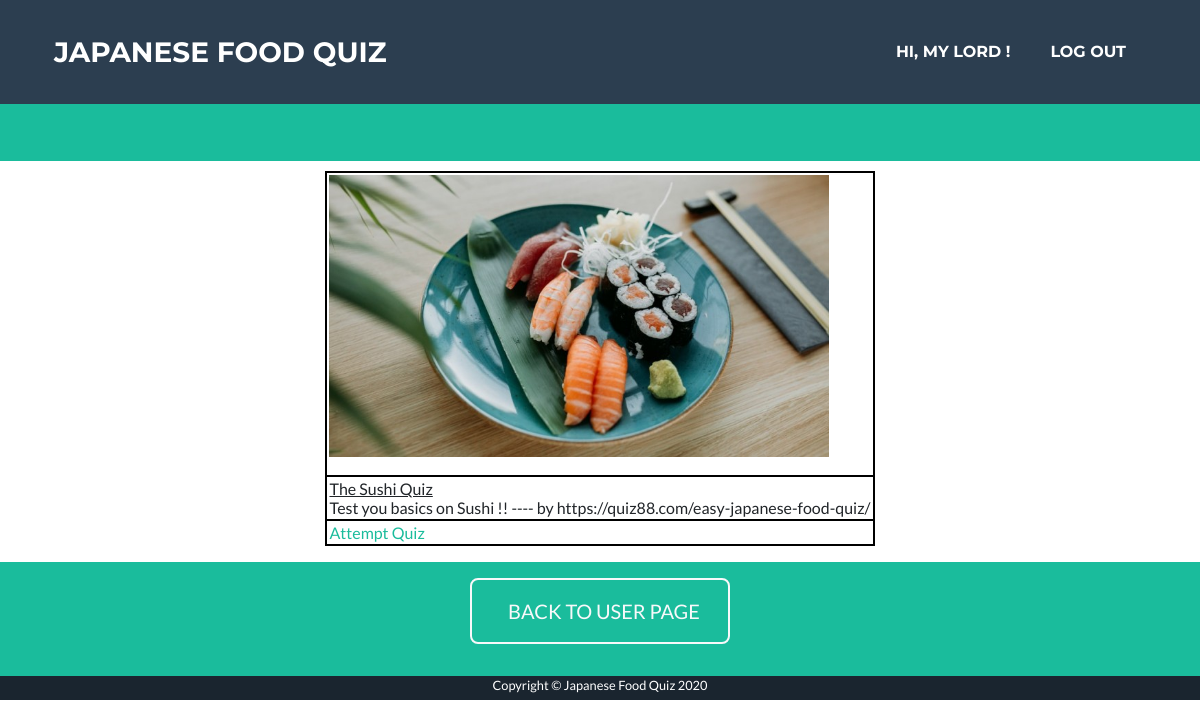
The app's page /qs (signed in), older data.
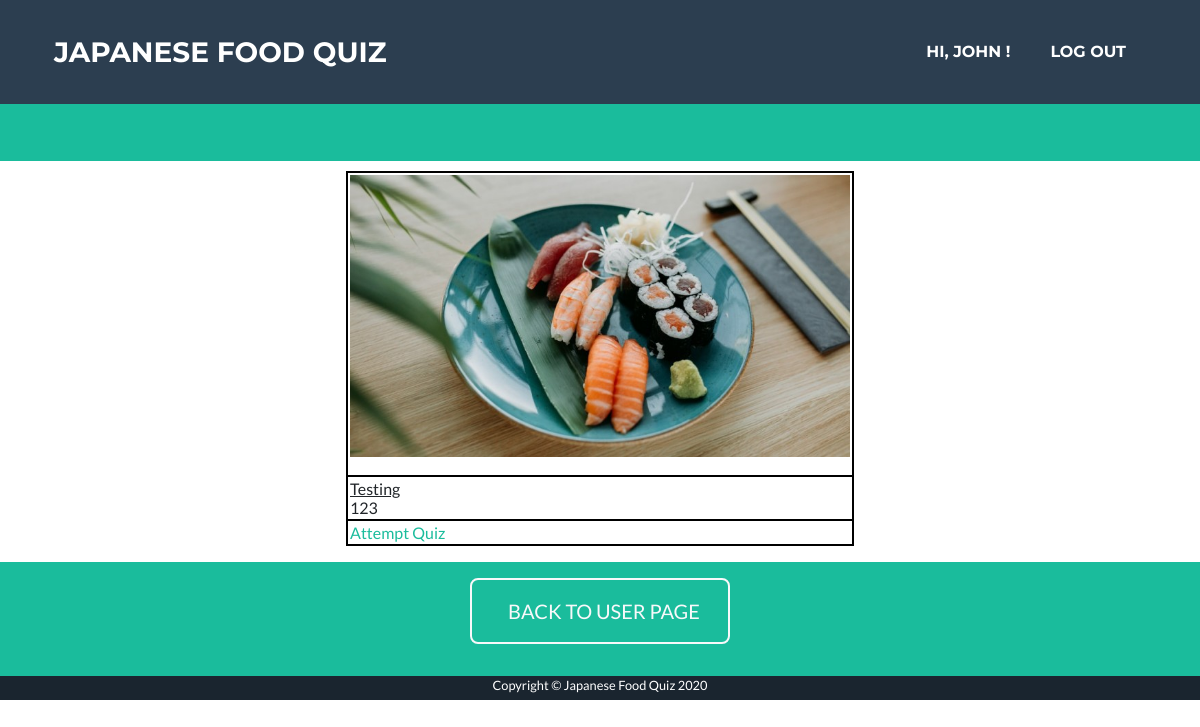
The same page, newer data.
### app/models.py (models this page shows, shortened)
class User(UserMixin, db.Model):
    __table_args__ = {'extend_existing': True}
    id = db.Column(db.String, primary_key=True)
    email = db.Column(db.String(128))
    name = db.Column(db.String(128))
    password_hash = db.Column(db.String(128))
    status = db.Column(db.String)
    last_login = db.Column(db.DATE, nullable=False, default=datetime.now)

class QuizSet(db.Model):
    __table_args__ = {'extend_existing': True}
    quizSetID = db.Column(db.Integer, primary_key=True)
    name = db.Column(db.String(100))
    description = db.Column(db.String(100))
    picture = db.Column(db.String(100))
    userID = db.Column(db.String)
    status = db.Column(db.String(100))

### app/routes.py (the view)
@app.route('/qs')
def qs():
	quizSets = QuizSet.query.filter_by(status="approve").all()
	for quizSet in quizSets:
		quizSet.href = "/qa?index=0&id="+str(quizSet.quizSetID)
		quizSet.picture = "/static/images/"+quizSet.picture
	return render_template('qs.html', quizSets=quizSets, base64=base64, username=current_user.name)

### app/models.py (called while the page is built)
@login.user_loader
def load_user(id):
    user = User.query.filter_by(id=(int(id))).first()
    return user

### app/templates/qs.html (shortened to what this page needs)
﻿<!DOCTYPE html>
<html lang="en">
  <head>
    <link href="/static/style.css" rel="stylesheet" />
    <link href="/static/qs.css" rel="stylesheet" />
  {% extends 'base.html' %}
  {% block content %}
        <td class="page-section portfolio" id="portfolio">
            {% for quizSet in quizSets %}
            <p>
                <table class="tbCss" align="center">
                    <tr>
                        <td>
                            <p> <img src="{{ quizSet.picture }}" width="500rem" alt="miss～～"/></p>
                        </td>
                    </tr>
                    <tr>
                        <td>
                            <u>{{ quizSet.name }}</u>
                            <br>
                            {{ quizSet.description }}
                        </td>
                    </tr>
                    <tr>
                        <td>
                            <a href="{{ quizSet.href }}"> Attempt Quiz </a>
                        </td>
                    </tr>
                </table>
            </p>
            {% endfor %}
        <section class="page-section bg-primary text-white mb-0" id="about" style="padding-top: 1rem; padding-bottom: 2rem;">
            <div class="container">
                <div class="text-center">
                  <a class="btn btn-xl btn-outline-light" href="/user_page">
                    BACK TO USER PAGE
                  </a>
                </div>
              </div>
        </section>
  {% endblock %}

### app/templates/base.html (shortened to what this page needs)
  </head>
  <body id="page-top">
    <nav
      class="navbar navbar-expand-lg bg-secondary text-uppercase fixed-top"
      id="mainNav"
    >
      <div class="container">
        <a class="navbar-brand js-scroll-trigger" href="/index"
          >Japanese Food Quiz</a
        >
        <div class="collapse navbar-collapse" id="navbarResponsive">
          <ul class="navbar-nav ml-auto">
            {% if username %}
                <li class="nav-item mx-0 mx-lg-1" style="padding:0; margin: 0 0.25rem 0 0.25rem">
                    <a class="nav-link py-3 px-0 px-lg-3 rounded js-scroll-trigger"
                      href="/user_page"
                    style="padding:1rem;">Hi, {{ username }} !</a>
                </li>
                <li class="nav-item mx-0 mx-lg-1" style="padding:0; margin: 0 0.25rem 0 0.25rem">
                    <a class="nav-link py-3 px-0 px-lg-3 rounded js-scroll-trigger"
                      href="/logout"
                    style="padding:1rem;">Log Out</a>
                </li>
            {% endif %}
          </ul>
        </div>
      </div>
    </nav>
    {% block content %}{% endblock %}
    <section class="copyright text-center text-white" style="height: 1.5rem;">
      <div class="container" >
        <small>Copyright © Japanese Food Quiz 2020</small>
      </div>
    </section>
  </body>
</html>

### app/static/qs.css (style rules this page uses)
.tbCss tr { padding: 0.125rem ; border: solid 0.125rem #000; }
.tbCss td { padding: 0.125rem ; border: solid 0.125rem #000; }

Row changes from the older to the newer data that the page shows:
changed User: name "MY LORD" → "JOHN"
changed QuizSet: name "The Sushi Quiz" → "Testing"; description "Test you basics on Sushi !! ---- by https://quiz88.com/easy-japanese-food-quiz/" → "123"
